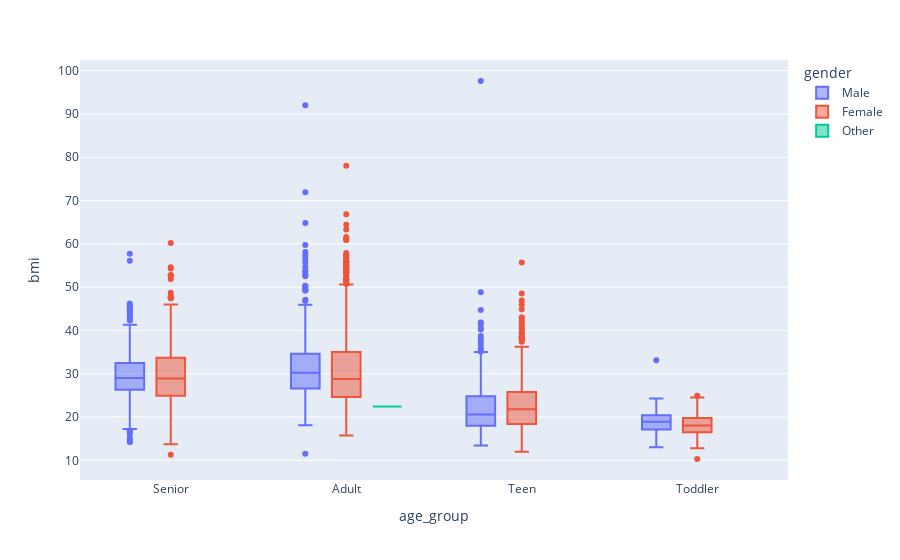

Here is the notebook cell this chart was saved with:
### Code cell
fig = px.box(df, x="age_group", y="bmi",color="gender")
fig.show()

### Figure 1 — Plotly figure (JSON) as saved in the notebook; plotly's stock layout.template omitted (floating-point values rounded to 4 significant figures; data arrays with more than 128 entries replaced by an {"elided": "..."} marker saying what was removed)
{"data": [{"alignmentgroup": "True", "hovertemplate": "gender=Male<br>age_group=%{x}<br>bmi=%{y}<extra></extra>", "legendgroup": "Male", "marker": {"color": "#636efa"}, "name": "Male", "notched": false, "offsetgroup": "Male", "orientation": "v", "showlegend": true, "type": "box", "x": {"elided": "2115 str values"}, "x0": " ", "xaxis": "x", "y": {"elided": "2115 float values"}, "y0": " ", "yaxis": "y"}, {"alignmentgroup": "True", "hovertemplate": "gender=Female<br>age_group=%{x}<br>bmi=%{y}<extra></extra>", "legendgroup": "Female", "marker": {"color": "#EF553B"}, "name": "Female", "notched": false, "offsetgroup": "Female", "orientation": "v", "showlegend": true, "type": "box", "x": {"elided": "2994 str values"}, "x0": " ", "xaxis": "x", "y": {"elided": "2994 float values"}, "y0": " ", "yaxis": "y"}, {"alignmentgroup": "True", "hovertemplate": "gender=Other<br>age_group=%{x}<br>bmi=%{y}<extra></extra>", "legendgroup": "Other", "marker": {"color": "#00cc96"}, "name": "Other", "notched": false, "offsetgroup": "Other", "orientation": "v", "showlegend": true, "type": "box", "x": ["Adult"], "x0": " ", "xaxis": "x", "y": [22.4], "y0": " ", "yaxis": "y"}], "layout": {"boxmode": "group", "legend": {"title": {"text": "gender"}, "tracegroupgap": 0}, "margin": {"t": 60}, "xaxis": {"anchor": "y", "domain": [0, 1], "title": {"text": "age_group"}}, "yaxis": {"anchor": "x", "domain": [0, 1], "title": {"text": "bmi"}}}}
